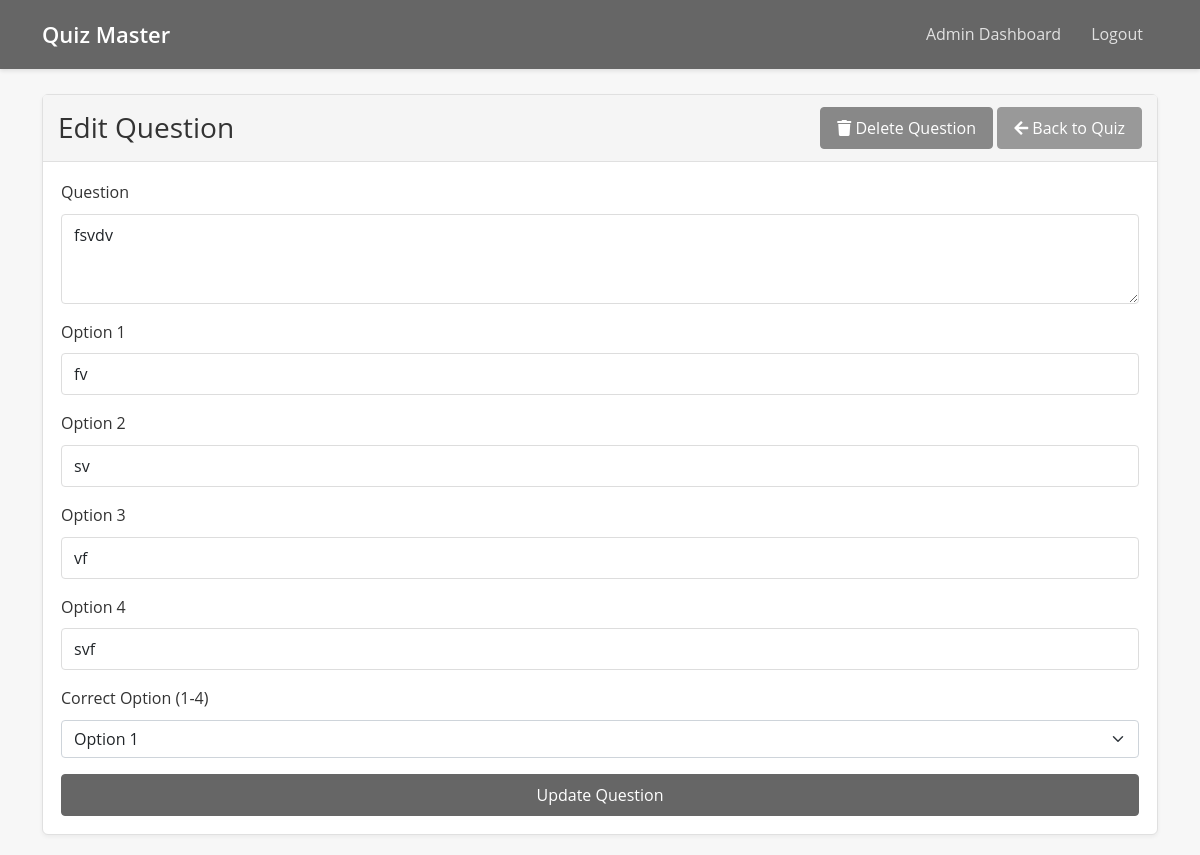
Screenshot of /admin/question/3/edit (signed in) with the database file from the repository.
### models/__init__.py (models this page shows, shortened)
class Question(db.Model):
    id = db.Column(db.Integer, primary_key=True)
    quiz_id = db.Column(db.Integer, db.ForeignKey('quiz.id'), nullable=False)
    question_statement = db.Column(db.Text, nullable=False)  # This is what's in the database
    option1 = db.Column(db.String(500), nullable=False)
    option2 = db.Column(db.String(500), nullable=False)
    option3 = db.Column(db.String(500), nullable=False)
    option4 = db.Column(db.String(500), nullable=False)
    correct_option = db.Column(db.Integer, nullable=False)  # 1, 2, 3, or 4

### app.py (the view, shortened to what this page needs)
@app.route('/admin/question/<int:question_id>/edit', methods=['GET', 'POST'])
@login_required
def edit_question(question_id):
    if not current_user.is_admin:
        return redirect(url_for('user_dashboard'))
    question = Question.query.get_or_404(question_id)
    return render_template('admin/edit_question.html', question=question)

### app.py (called while the page is built)
@login_manager.user_loader
def load_user(user_id):
    return User.query.get(int(user_id))

### templates/admin/edit_question.html (shortened to what this page needs)
<!DOCTYPE html>
<html lang="en">
<head>
    <link href="https://cdn.jsdelivr.net/npm/bootstrap@5.1.3/dist/css/bootstrap.min.css" rel="stylesheet">
    <link href="{{ url_for('static', filename='style.css') }}" rel="stylesheet">
    <link rel="stylesheet" href="https://cdnjs.cloudflare.com/ajax/libs/font-awesome/5.15.4/css/all.min.css">
</head>
<body>
    <nav class="navbar navbar-expand-lg navbar-dark bg-primary">
        <div class="container">
            <a class="navbar-brand" href="{{ url_for('index') }}">Quiz Master</a>
            <div class="collapse navbar-collapse" id="navbarNav">
                <ul class="navbar-nav ms-auto">
                    {% if current_user.is_authenticated %}
                        {% if current_user.is_admin %}
                            <li class="nav-item">
                                <a class="nav-link" href="{{ url_for('admin_dashboard') }}">Admin Dashboard</a>
                            </li>
                        {% endif %}
                        <li class="nav-item">
                            <a class="nav-link" href="{{ url_for('logout') }}">Logout</a>
                        </li>
                    {% endif %}
                </ul>
            </div>
        </div>
    </nav>
    <div class="container mt-4">
        <div class="card">
            <div class="card-header d-flex justify-content-between align-items-center">
                <h3 class="mb-0">Edit Question</h3>
                <div>
                    <button type="button" class="btn btn-danger" data-bs-toggle="modal" data-bs-target="#deleteQuestionModal">
                        <i class="fas fa-trash"></i> Delete Question
                    </button>
                    <a href="{{ url_for('edit_quiz', quiz_id=question.quiz_id) }}" class="btn btn-secondary">
                        <i class="fas fa-arrow-left"></i> Back to Quiz
                    </a>
                </div>
            </div>
            <div class="card-body">
                <form method="POST">
                    <div class="mb-3">
                        <label for="question_statement" class="form-label">Question</label>
                        <textarea class="form-control" id="question_statement" name="question_statement" rows="3" required>{{ question.question_statement }}</textarea>
                    </div>
                    <div class="mb-3">
                        <label for="option1" class="form-label">Option 1</label>
                        <input type="text" class="form-control" id="option1" name="option1" value="{{ question.option1 }}" required>
                    </div>
                    <div class="mb-3">
                        <label for="option2" class="form-label">Option 2</label>
                        <input type="text" class="form-control" id="option2" name="option2" value="{{ question.option2 }}" required>
                    </div>
                    <div class="mb-3">
                        <label for="option3" class="form-label">Option 3</label>
                        <input type="text" class="form-control" id="option3" name="option3" value="{{ question.option3 }}" required>
                    </div>
                    <div class="mb-3">
                        <label for="option4" class="form-label">Option 4</label>
                        <input type="text" class="form-control" id="option4" name="option4" value="{{ question.option4 }}" required>
                    </div>
                    <div class="mb-3">
                        <label for="correct_option" class="form-label">Correct Option (1-4)</label>
                        <select class="form-select" id="correct_option" name="correct_option" required>
                            <option value="1" {% if question.correct_option == 1 %}selected{% endif %}>Option 1</option>
                        </select>
                    </div>
                    <div class="d-grid gap-2">
                        <button type="submit" class="btn btn-primary">Update Question</button>
                    </div>
                </form>
            </div>
        </div>
    </div>
</body>
</html>

### static/style.css (style rules this page uses)
* { margin: 0; padding: 0; box-sizing: border-box; }
body { font-family: 'Open Sans', sans-serif; line-height: 1.6; background-color: #f7f7f7; color: #333; }
.navbar { background-color: #666666 !important; padding: 12px 0; margin-bottom: 25px; box-shadow: 0 2px 4px rgba(0,0,0,0.1); }
.navbar-brand { font-size: 22px; font-weight: 600; }
.nav-link { color: rgba(255, 255, 255, 0.8) !important; padding: 8px 15px !important; }
.card { background: white; border: 1px solid #e0e0e0; border-radius: 6px; margin-bottom: 20px; box-shadow: 0 2px 4px rgba(0,0,0,0.05); transition: transform 0.2s ease-in-out, box-shadow 0.2s ease-in-out; animation: fadeIn 0.3s ease-out; }
.card-header { background-color: #f5f5f5 !important; border-bottom: 1px solid #e0e0e0; padding: 12px 15px; }
.card-body { padding: 18px; }
.btn { padding: 8px 16px; border-radius: 4px; font-weight: 500; transition: all 0.2s; }
.btn-primary { background-color: #666666 !important; border-color: #666666 !important; color: white !important; }
.btn-danger { background-color: #888888 !important; border-color: #888888 !important; color: white !important; }
.btn-secondary { background-color: #999999 !important; border-color: #999999 !important; color: white !important; }
.form-control { border: 1px solid #ddd; border-radius: 4px; padding: 8px 12px; }
.form-label { font-weight: 500; margin-bottom: 0.5rem; }

### rows the page displays
Question: question_statement "fsvdv", option1 "fv", option2 "sv", option3 "vf", option4 "svf", correct_option "Option 1"
